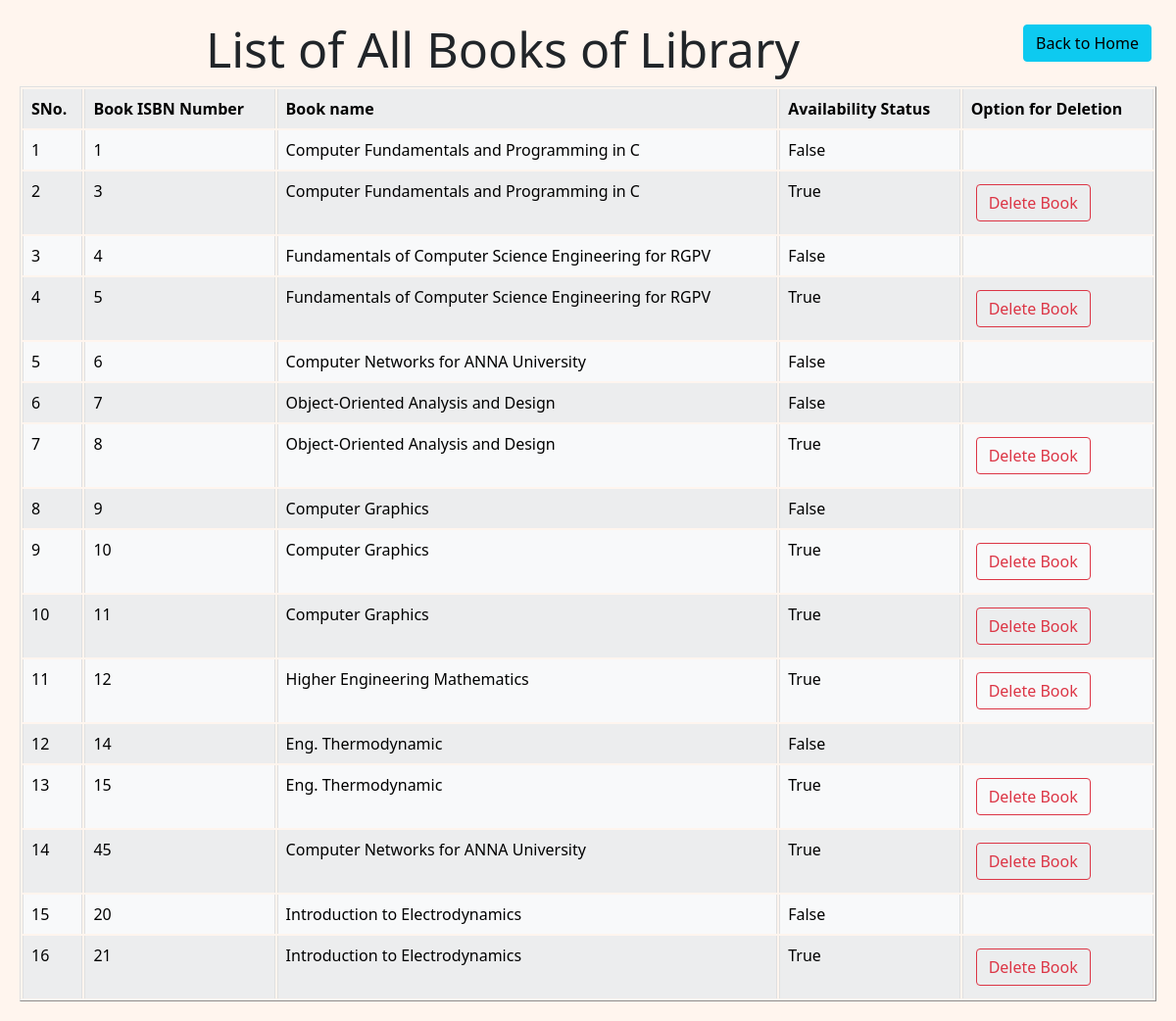
The app's page /librarian/1/display_books with its own data.
### mainapp/models.py (models this page shows, shortened)
class BookDataBase(models.Model):
    Book = models.ForeignKey(Book, on_delete=models.CASCADE, related_name="Copies_of_book")
    BookIsbnNumber = models.IntegerField(unique=True)
    BookAvalibilityStatus = models.BooleanField(default=True)
    BookReserverdStatus = models.BooleanField(default=False)
    BookIssuedate = models.DateTimeField(null=True)
    BookDuedate = models.DateTimeField(null=True)
    Student = models.ForeignKey(student, on_delete=models.SET_NULL, related_name="Taken_Books", null=True, blank=True)
    Reserved_Stu = models.ForeignKey(student, on_delete=models.SET_NULL, related_name="Reserverd_Books", null=True, blank=True)

class Book(models.Model):
    Authors = models.ManyToManyField(Author, blank=True, related_name="Written_Books")
    bookName = models.CharField(max_length=100)
    publication = models.CharField(max_length=100)
    edition = models.IntegerField(blank=True)

### mainapp/views.py (the view)
# urls.py: path('librarian/<str:lib>/display_books', views.display_books, name="display_books"),
def display_books(request, lib):
    booklist = BookDataBase.objects.all()
    return render(request, "mainapp/display_books.html", {
        "lib":lib,
        "bl": booklist
    })

### mainapp/templates/mainapp/display_books.html (shortened to what this page needs)
<!DOCTYPE html>
<html lang="en">
<head>
    <link href="https://cdn.jsdelivr.net/npm/bootstrap@5.0.1/dist/css/bootstrap.min.css" rel="stylesheet">
</head>
<body>
    <div><h1 align="center" id="header">List of All Books of Library</h1></div>
    <div id="btoh">
    <p align='right'><a id="btohb" class="btn btn-info" href="{% url 'lib_home' lib %}">Back to Home</a></p>
    </div>
    <table id="tbl" class="table table-striped table-bordered table-light table-hover table-bordered" border="1">
        <tr  class="table-light">
            <th scope="col" class="table-light">SNo.</th>
            <th scope="col" class="table-light">Book ISBN Number</th>
            <th scope="col" class="table-light">Book name</th>
            <th scope="col" class="table-light">Availability Status</th>
            <th scope="col" class="table-light">Option for Deletion</th>
        </tr>
        {% for t in bl %}
        <tr  class="table-light">
            <td scope="row" class="table-light"></td>
            <td scope="row" class="table-light">{{t.BookIsbnNumber}}</td>
            <td scope="row" class="table-light">{{t.Book.bookName}}</td>
            <td scope="row" class="table-light">{{t.BookAvalibilityStatus}}</td>
            {% if t.BookAvalibilityStatus %}
            <td><a href="{% url 'delete_bookcpy' lib=lib bId=t.id %}"><button class="btn btn-outline-danger">Delete Book</button></a></td>
            {% else %}
            <td></td>
            {% endif %}
        </tr>
        {% endfor %}
    </table>
</body>
</html>

### mainapp/templates/mainapp/display_books.html (style rules this page uses)
body { margin: 20px; background-color: #FFF5EE; }
button { margin: 5px; }
body { counter-reset: Serial; }
table { border-collapse: separate; }
tr td:first-child:before { counter-increment: Serial; content: counter(Serial); }
#btoh { position: relative; }
#header { width: 85%; float: left; font-size: 50px; }
#btoh { width: 15%; float: left; }
#btohb { margin:5px; }

### records on screen
BookDataBase: BookIsbnNumber "1", Book.bookName "Computer Fundamentals and Programming in C", BookAvalibilityStatus "False"
BookDataBase: BookIsbnNumber "3", Book.bookName "Computer Fundamentals and Programming in C", BookAvalibilityStatus "True", shows "Delete Book"
BookDataBase: BookIsbnNumber "4", Book.bookName "Fundamentals of Computer Science Engineering for RGPV", BookAvalibilityStatus "False"
BookDataBase: BookIsbnNumber "5", Book.bookName "Fundamentals of Computer Science Engineering for RGPV", BookAvalibilityStatus "True", shows "Delete Book"
BookDataBase: BookIsbnNumber "6", Book.bookName "Computer Networks for ANNA University", BookAvalibilityStatus "False"
BookDataBase: BookIsbnNumber "7", Book.bookName "Object-Oriented Analysis and Design", BookAvalibilityStatus "False"
BookDataBase: BookIsbnNumber "8", Book.bookName "Object-Oriented Analysis and Design", BookAvalibilityStatus "True", shows "Delete Book"
BookDataBase: BookIsbnNumber "9", Book.bookName "Computer Graphics", BookAvalibilityStatus "False"
BookDataBase: BookIsbnNumber "10", Book.bookName "Computer Graphics", BookAvalibilityStatus "True", shows "Delete Book"
BookDataBase: BookIsbnNumber "11", Book.bookName "Computer Graphics", BookAvalibilityStatus "True", shows "Delete Book"
BookDataBase: BookIsbnNumber "12", Book.bookName "Higher Engineering Mathematics", BookAvalibilityStatus "True", shows "Delete Book"
BookDataBase: BookIsbnNumber "14", Book.bookName "Eng. Thermodynamic", BookAvalibilityStatus "False"
BookDataBase: BookIsbnNumber "15", Book.bookName "Eng. Thermodynamic", BookAvalibilityStatus "True", shows "Delete Book"
BookDataBase: BookIsbnNumber "45", Book.bookName "Computer Networks for ANNA University", BookAvalibilityStatus "True", shows "Delete Book"
BookDataBase: BookIsbnNumber "20", Book.bookName "Introduction to Electrodynamics", BookAvalibilityStatus "False"
BookDataBase: BookIsbnNumber "21", Book.bookName "Introduction to Electrodynamics", BookAvalibilityStatus "True", shows "Delete Book"
